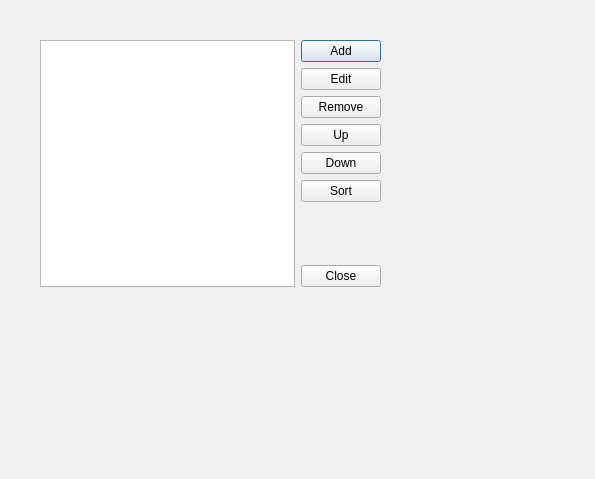
<?xml version="1.0" encoding="UTF-8"?>
<ui version="4.0">
 <class>Dialog</class>
 <widget class="QDialog" name="Dialog">
  <property name="geometry">
   <rect>
    <x>0</x>
    <y>0</y>
    <width>595</width>
    <height>479</height>
   </rect>
  </property>
  <property name="windowTitle">
   <string>Dialog</string>
  </property>
  <widget class="QWidget" name="">
   <property name="geometry">
    <rect>
     <x>40</x>
     <y>40</y>
     <width>341</width>
     <height>247</height>
    </rect>
   </property>
   <layout class="QHBoxLayout" name="horizontalLayout">
    <item>
     <widget class="QListWidget" name="listWidget"/>
    </item>
    <item>
     <layout class="QVBoxLayout" name="verticalLayout">
      <item>
       <widget class="QPushButton" name="Add">
        <property name="text">
         <string>Add</string>
        </property>
       </widget>
      </item>
      <item>
       <widget class="QPushButton" name="Edit">
        <property name="text">
         <string>Edit</string>
        </property>
       </widget>
      </item>
      <item>
       <widget class="QPushButton" name="Remove">
        <property name="text">
         <string>Remove</string>
        </property>
       </widget>
      </item>
      <item>
       <widget class="QPushButton" name="Up">
        <property name="text">
         <string>Up</string>
        </property>
       </widget>
      </item>
      <item>
       <widget class="QPushButton" name="Down">
        <property name="text">
         <string>Down</string>
        </property>
       </widget>
      </item>
      <item>
       <widget class="QPushButton" name="Sort">
        <property name="text">
         <string>Sort</string>
        </property>
       </widget>
      </item>
      <item>
       <spacer name="verticalSpacer">
        <property name="orientation">
         <enum>Qt::Vertical</enum>
        </property>
        <property name="sizeHint" stdset="0">
         <size>
          <width>20</width>
          <height>40</height>
         </size>
        </property>
       </spacer>
      </item>
      <item>
       <widget class="QPushButton" name="Close">
        <property name="text">
         <string>Close</string>
        </property>
       </widget>
      </item>
     </layout>
    </item>
   </layout>
  </widget>
 </widget>
 <resources/>
 <connections/>
</ui>
